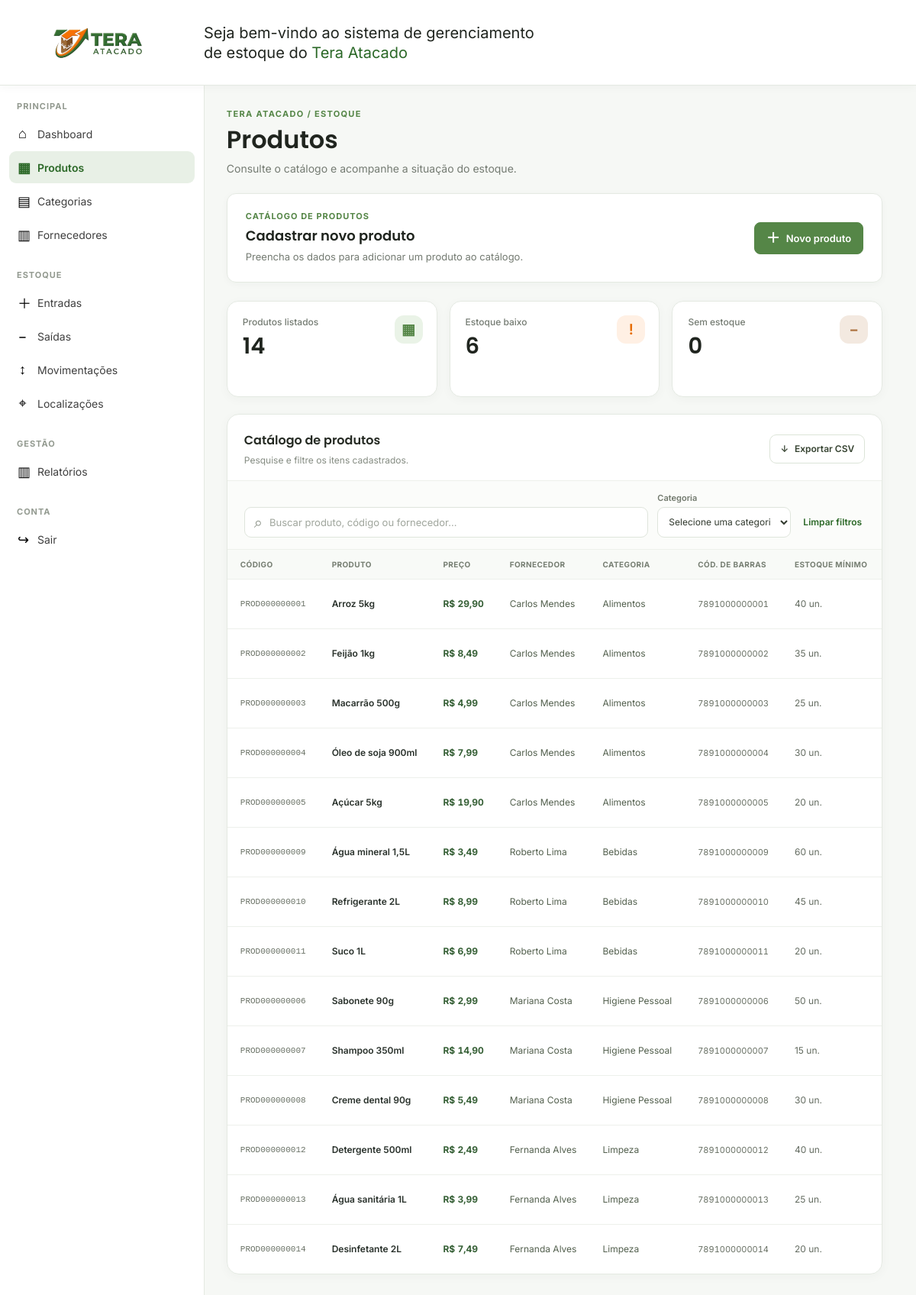
Page /Front_end/produtos.php on the committed database.
### tables this page shows
CREATE TABLE produtos (
    id_produto INT NOT NULL PRIMARY KEY AUTO_INCREMENT,
    nome_produto VARCHAR(100) NOT NULL,
    codigo_produto VARCHAR(13) NOT NULL unique,
    preco DECIMAL(10,2) NOT NULL,
    id_fornecedor INT NOT NULL,
    id_categoria INT NOT NULL,
    codigo_de_barras VARCHAR(128) NOT NULL UNIQUE,
	estoque_minimo int not null,
    
    FOREIGN KEY (id_fornecedor)
        REFERENCES fornecedores(id_fornecedor),

    FOREIGN KEY (id_categoria)
        REFERENCES categorias(id_categoria),
        
	CONSTRAINT preco_negativo
		CHECK (preco >= 0)
);

CREATE TABLE fornecedores (
    id_fornecedor INT NOT NULL PRIMARY KEY AUTO_INCREMENT,
    nome_fornecedor VARCHAR(100) NOT NULL,
    empresa VARCHAR(100) NOT NULL,
    cnpj VARCHAR(18) NOT NULL unique,
    telefone VARCHAR(15) NOT NULL,
    email VARCHAR(100) NOT NULL,
    cep varchar(8) not null,
    estado varchar(100) not null,
    cidade varchar(100) not null,
    rua_numero varchar(255) not null

);

CREATE TABLE categorias (
    id_categoria INT NOT NULL PRIMARY KEY AUTO_INCREMENT,
    nome_categoria VARCHAR(100) NOT NULL unique,
    data_criacao datetime NOT NULL DEFAULT CURRENT_TIMESTAMP
);

### Front_end/produtos.php (the view, shortened to what this page needs)
<?php
require_once __DIR__ . '/../Back_end/config/database.php';
$sql_produtos = "
    SELECT
        p.id_produto,
        p.nome_produto,
        p.codigo_produto,
        p.preco,
        p.estoque_minimo,
        p.id_fornecedor,
        f.nome_fornecedor,
        p.id_categoria,
        c.nome_categoria,
        p.codigo_de_barras
    FROM produtos AS p
    INNER JOIN categorias AS c
        ON c.id_categoria = p.id_categoria
    INNER JOIN fornecedores AS f
        ON f.id_fornecedor = p.id_fornecedor
";
$stmt = mysqli_prepare($con, $sql_produtos);
if (!mysqli_stmt_execute($stmt)) {
    die('Erro ao consultar produtos: ' . mysqli_stmt_error($stmt));
}
$resultado = mysqli_stmt_get_result($stmt);
$produtos = mysqli_fetch_all($resultado, MYSQLI_ASSOC);
?>
<!DOCTYPE html>
<html lang="pt-br">
<head>
    <link rel="stylesheet" href="CSS/tela_principal.css">
    <link rel="stylesheet" href="CSS/produtos.css">
</head>
<body>
    <header class="header">
        <div class="logodiv">
            <img src="Img/tera_logo.png" class="logo" alt="Logo Tera Atacado">
        </div>
        <p class="texto">
            Seja bem-vindo ao sistema de gerenciamento<br>
            de estoque do <span class="destaque">Tera Atacado</span>
        </p>
    </header>
    <div class="layout">
<aside class="sidebar">
            <div class="sidebar-header">
                <nav>
                    <div class="menu-section">
                        <h3>PRINCIPAL</h3>
                        <a href="tela_principal.php" class="menu-item">
                            <span>⌂</span>
                            <span>Dashboard</span>
                        </a>
                        <a href="produtos.php" class="menu-item">
                            <span>▦</span>
                            <span>Produtos</span>
                        </a>
                        <a href="categoria.php" class="menu-item">
                            <span>▤</span>
                            <span>Categorias</span>
                        </a>
                        <a href="fornecedores.php" class="menu-item">
                            <span>▥</span>
                            <span>Fornecedores</span>
                        </a>
                    </div>
                    <div class="menu-section">
                        <h3>ESTOQUE</h3>
                        <a href="entrada.php" class="menu-item">
                            <span>＋</span>
                            <span>Entradas</span>
                        </a>
                        <a href="saida.php" class="menu-item">
                            <span>−</span>
                            <span>Saídas</span>
                        </a>
                        <a href="movimentacoes.php" class="menu-item">
                            <span>↕</span>
                            <span>Movimentações</span>
                        </a>
                        <a href="localizacoes.php" class="menu-item">
                            <span>⌖</span>
                            <span>Localizações</span>
                        </a>
                    </div>
                    <div class="menu-section">
                        <h3>GESTÃO</h3>
                        <a href="relatorio.php" class="menu-item">
                            <span>▥</span>
                            <span>Relatórios</span>
                        </a>
                    </div>
                    <div class="menu-section">
                        <h3>CONTA</h3>
                        <a href="#confirmar-saida" class="menu-item" aria-haspopup="dialog">
                            <span>↪</span>
                            <span>Sair</span>
                        </a>
                    </div>
                </nav>
            </div>
        </aside>
        <main class="page-main">
            <div class="page-heading">
                <div>
                    <p class="page-eyebrow">TERA ATACADO / ESTOQUE</p>
                    <h1>Produtos</h1>
                    <p class="page-subtitle">Consulte o catálogo e acompanhe a situação do estoque.</p>
                </div>
            </div>
<details class="product-form-panel">
    <summary class="product-form-panel__summary">
        <div class="product-form-panel__heading">
            <span class="product-form-panel__eyebrow">
                CATÁLOGO DE PRODUTOS
            </span>
            <span class="product-form-panel__title">
                Cadastrar novo produto
            </span>
            <span class="product-form-panel__description">
                Preencha os dados para adicionar um produto ao catálogo.
            </span>
        </div>
        <span class="product-form-panel__action">
            <span aria-hidden="true">＋</span>
            Novo produto
        </span>
    </summary>
</details>
            <section class="metric-grid" aria-label="Resumo dos produtos">
                <article class="metric-card">
                    <span class="metric-card__label">Produtos listados</span>
                    <strong class="metric-card__value" id="metric-total">
                    <?php
                        $sql = "Select * from produtos";
                        $stmt = mysqli_prepare($con, $sql);
                        mysqli_stmt_execute($stmt);
                        $resultado = mysqli_stmt_get_result($stmt);
                        echo mysqli_num_rows($resultado);
                     ?>
                     </strong>
                    <span class="metric-card__icon metric-card__icon--green" aria-hidden="true">▦</span>
                </article>
                <article class="metric-card">
                    <span class="metric-card__label">Estoque baixo</span>
                    <strong class="metric-card__value" id="metric-low">
                        <?php
                        $sqlProdutosEstoqueBaixo = "
                            SELECT
                                p.id_produto,
                                p.nome_produto,
                                SUM(lp.quantidade_produto) AS total_estoque,
                                p.estoque_minimo
                            FROM produtos p
                            INNER JOIN localizacao_produto lp
                                ON p.id_produto = lp.id_produto
                            GROUP BY p.id_produto, p.nome_produto
                            HAVING SUM(lp.quantidade_produto) < p.estoque_minimo
                            and SUM(lp.quantidade_produto) > 0
                        ";
                        $stmtProdutosEstoqueBaixo = mysqli_prepare(
                            $con,
                            $sqlProdutosEstoqueBaixo
                        );
                        mysqli_stmt_execute($stmtProdutosEstoqueBaixo);
                        $resultadoProdutosEstoqueBaixo = mysqli_stmt_get_result(
                            $stmtProdutosEstoqueBaixo
                        );
                        echo mysqli_num_rows(
                            $resultadoProdutosEstoqueBaixo
                        );
                        ?>
                    </strong>
                    <span class="metric-card__icon metric-card__icon--orange" aria-hidden="true">!</span>
                </article>
                <article class="metric-card">
                    <span class="metric-card__label">Sem estoque</span>
                    <strong class="metric-card__value" id="metric-out">
                        <?php
                             $sqlProdutosSemEstoque = "
                            SELECT
                                p.id_produto,
                                p.nome_produto,
                                SUM(lp.quantidade_produto) AS total_estoque
                            FROM produtos p
                            INNER JOIN localizacao_produto lp
                                ON p.id_produto = lp.id_produto
                            GROUP BY p.id_produto, p.nome_produto
                            HAVING SUM(lp.quantidade_produto) = 0
                        ";
                        $stmtProdutosSemEstoque = mysqli_prepare(
                            $con,
                            $sqlProdutosSemEstoque
                        );
                        mysqli_stmt_execute($stmtProdutosSemEstoque);
                        $resultadoProdutosSemEstoque = mysqli_stmt_get_result(
                            $stmtProdutosSemEstoque
                        );
                        echo mysqli_num_rows(
                            $resultadoProdutosSemEstoque
                        );
                        ?>
                    </strong>
                    <span class="metric-card__icon metric-card__icon--brown" aria-hidden="true">−</span>
                </article>
            </section>
            <section class="data-panel" aria-labelledby="product-list-title">
                <div class="data-panel__heading">
                    <div>
                        <h2 id="product-list-title">Catálogo de produtos</h2>
                        <p>Pesquise e filtre os itens cadastrados.</p>
                    </div>
                    <button class="button-secondary" id="export-products" type="button">
                        <span aria-hidden="true">↓</span> Exportar CSV
                    </button>
                </div>
                <div class="filters-row">
                    <label class="search-field" for="product-search">
                        <span aria-hidden="true">⌕</span>
                        <input type="search" id="product-search" placeholder="Buscar produto, código ou fornecedor..." autocomplete="off">
                    </label>
                    <label class="filter-field" for="category-filter">
                        <span>Categoria</span>
                        <select id="category-filter">
                            <option value="">Selecione uma categoria</option>
                        </select>
                    </label>
                    <button class="text-button" id="clear-product-filters" type="button">Limpar filtros</button>
                </div>
                <div class="table-wrap">
                    <table class="data-table" id="products-table">
    <thead>
        <tr>
            <th>Código</th>
            <th>Produto</th>
            <th>Preço</th>
            <th>Fornecedor</th>
            <th>Categoria</th>
            <th>Cód. de Barras</th>
            <th>Estoque mínimo</th>
        </tr>
    </thead>
    <tbody>
        <?php if (!empty($produtos)): ?>
            <?php foreach ($produtos as $linha): ?>
                <tr data-categoria-id="<?= (int) $linha['id_categoria'] ?>">
                    <td><?= htmlspecialchars($linha['codigo_produto']) ?></td>
                    <td><?= htmlspecialchars($linha['nome_produto']) ?></td>
                    <td>R$ <?= number_format($linha['preco'], 2, ',', '.') ?></td>
                    <td><?= htmlspecialchars($linha['nome_fornecedor']) ?></td>
                    <td><?= htmlspecialchars($linha['nome_categoria']) ?></td>
                    <td><?= htmlspecialchars($linha['codigo_de_barras']) ?></td>
                    <td><?= (int) $linha['estoque_minimo'] ?> un.</td>
                </tr>
            <?php endforeach; ?>
        <?php else: ?>
            <tr>
                <td colspan="8">Nenhum produto encontrado.</td>
            </tr>
        <?php endif; ?>
    </tbody>
</table>
                </div>
            </section>
        </main>
    </div>
</body>
</html>

### Front_end/CSS/tela_principal.css (style rules this page uses)
:root { --header-height: clamp(88px, 13vh, 112px); --sidebar-width: clamp(220px, 30vh, 268px); --tera-green: #558647; --tera-green-dark: #2b6827; --tera-green-soft: #e8f0e6; --tera-orange: #ff7600; --tera-brown: #aa6d39; --page-bg: #f6f8f5; --white: #ffffff; --line: #e4e9e2; --text: #20251f; --muted: #747b72; --light-gray: #7d857b; --dashboard-radius: 12px; --dashboard-shadow: 0 2px 10px rgba(29, 46, 25, 0.035); }
* { margin: 0; padding: 0; box-sizing: border-box; }
html { height: 100%; scroll-behavior: smooth; }
body { height: 100vh; min-height: 100vh; overflow: hidden; background-color: var(--page-bg); color: var(--text); font-family: 'Inter', sans-serif; -webkit-font-smoothing: antialiased; }
a, button, select, input { font-family: inherit; }
.header { position: fixed; top: 0; left: 0; z-index: 1000; display: flex; align-items: center; width: 100%; height: var(--header-height); min-height: var(--header-height); max-height: var(--header-height); padding: 0 22px; box-sizing: border-box; background-color: var(--white); border-bottom: 1px solid var(--line); box-shadow: 0 2px 12px rgba(29, 46, 25, 0.04); }
.header .logo { display: block; flex-shrink: 0; width: clamp(150px, 25vh, 205px); height: var(--header-height); object-fit: contain; }
.texto { margin-left: clamp(16px, 4vh, 40px); font-family: 'Inter', sans-serif; font-size: clamp(15px, 2vh, 20px); line-height: 1.3; animation: aparecer 1s ease-in-out; }
.destaque { color: var(--tera-green-dark); font-size: 20px; }
.layout { position: fixed; top: var(--header-height); left: 0; display: flex; width: 100%; height: calc(100vh - var(--header-height)); overflow: hidden; }
.layout > main { flex: 1 1 auto; width: calc(100% - var(--sidebar-width)); min-width: 0; height: 100%; margin-left: var(--sidebar-width); padding: 28px clamp(20px, 2.4vw, 34px) 36px; box-sizing: border-box; overflow-x: hidden; overflow-y: auto; overscroll-behavior-y: contain; scrollbar-gutter: stable; }
.sidebar { position: fixed; top: var(--header-height); bottom: 0; left: 0; z-index: 900; display: block; width: var(--sidebar-width); height: auto; min-height: 0; padding: 0 12px 20px; box-sizing: border-box; overflow-y: hidden; overflow-x: hidden; overscroll-behavior: contain; background-color: var(--white); border-right: 1px solid var(--line); }
.sidebar-header { width: 100%; }
.sidebar nav { width: 100%; margin-top: 20px; }
.menu-section { margin-bottom: 25px; }
.menu-section h3 { margin: 0 10px 8px; color: #939a90; font-size: 11px; font-weight: 700; letter-spacing: 1px; }
.menu-item { display: flex; align-items: center; width: 100%; min-height: 42px; height: 42px; gap: 13px; padding: 0 11px; margin-bottom: 2px; box-sizing: border-box; border-radius: 9px; color: #3f3f3f; font-size: 14px; text-decoration: none; transition: background-color 0.2s ease, color 0.2s ease, transform 0.4s ease; }
.menu-item span:first-child { display: inline-block; flex-shrink: 0; width: 13px; color: #000000; font-size: 18px; text-align: center; }
.menu-item span:last-child { color: inherit; font-size: 14px; transition: color 0.3s ease; }
.menu-item.focus, .menu-item.active, .menu-item[aria-current="page"] { background-color: var(--tera-green-soft); color: var(--tera-green-dark); font-weight: 600; }
.menu-item.focus span:first-child, .menu-item.active span:first-child, .menu-item[aria-current="page"] span:first-child { color: var(--tera-green-dark); }

### rows in the picture
produtos: codigo_produto "PROD000000001", nome_produto "Arroz 5kg", preco "29,90", id_fornecedor.nome_fornecedor "Carlos Mendes", id_categoria.nome_categoria "Alimentos", codigo_de_barras "7891000000001", estoque_minimo "40"
produtos: codigo_produto "PROD000000002", nome_produto "Feijão 1kg", preco "8,49", id_fornecedor.nome_fornecedor "Carlos Mendes", id_categoria.nome_categoria "Alimentos", codigo_de_barras "7891000000002", estoque_minimo "35"
produtos: codigo_produto "PROD000000003", nome_produto "Macarrão 500g", preco "4,99", id_fornecedor.nome_fornecedor "Carlos Mendes", id_categoria.nome_categoria "Alimentos", codigo_de_barras "7891000000003", estoque_minimo "25"
produtos: codigo_produto "PROD000000004", nome_produto "Óleo de soja 900ml", preco "7,99", id_fornecedor.nome_fornecedor "Carlos Mendes", id_categoria.nome_categoria "Alimentos", codigo_de_barras "7891000000004", estoque_minimo "30"
produtos: codigo_produto "PROD000000005", nome_produto "Açúcar 5kg", preco "19,90", id_fornecedor.nome_fornecedor "Carlos Mendes", id_categoria.nome_categoria "Alimentos", codigo_de_barras "7891000000005", estoque_minimo "20"
produtos: codigo_produto "PROD000000009", nome_produto "Água mineral 1,5L", preco "3,49", id_fornecedor.nome_fornecedor "Roberto Lima", id_categoria.nome_categoria "Bebidas", codigo_de_barras "7891000000009", estoque_minimo "60"
produtos: codigo_produto "PROD000000010", nome_produto "Refrigerante 2L", preco "8,99", id_fornecedor.nome_fornecedor "Roberto Lima", id_categoria.nome_categoria "Bebidas", codigo_de_barras "7891000000010", estoque_minimo "45"
produtos: codigo_produto "PROD000000011", nome_produto "Suco 1L", preco "6,99", id_fornecedor.nome_fornecedor "Roberto Lima", id_categoria.nome_categoria "Bebidas", codigo_de_barras "7891000000011", estoque_minimo "20"
produtos: codigo_produto "PROD000000006", nome_produto "Sabonete 90g", preco "2,99", id_fornecedor.nome_fornecedor "Mariana Costa", id_categoria.nome_categoria "Higiene Pessoal", codigo_de_barras "7891000000006", estoque_minimo "50"
produtos: codigo_produto "PROD000000007", nome_produto "Shampoo 350ml", preco "14,90", id_fornecedor.nome_fornecedor "Mariana Costa", id_categoria.nome_categoria "Higiene Pessoal", codigo_de_barras "7891000000007", estoque_minimo "15"
produtos: codigo_produto "PROD000000008", nome_produto "Creme dental 90g", preco "5,49", id_fornecedor.nome_fornecedor "Mariana Costa", id_categoria.nome_categoria "Higiene Pessoal", codigo_de_barras "7891000000008", estoque_minimo "30"
produtos: codigo_produto "PROD000000012", nome_produto "Detergente 500ml", preco "2,49", id_fornecedor.nome_fornecedor "Fernanda Alves", id_categoria.nome_categoria "Limpeza", codigo_de_barras "7891000000012", estoque_minimo "40"
produtos: codigo_produto "PROD000000013", nome_produto "Água sanitária 1L", preco "3,99", id_fornecedor.nome_fornecedor "Fernanda Alves", id_categoria.nome_categoria "Limpeza", codigo_de_barras "7891000000013", estoque_minimo "25"
produtos: codigo_produto "PROD000000014", nome_produto "Desinfetante 2L", preco "7,49", id_fornecedor.nome_fornecedor "Fernanda Alves", id_categoria.nome_categoria "Limpeza", codigo_de_barras "7891000000014", estoque_minimo "20"

### other values in the picture
mysqli_num_rows($resultado) "14"
